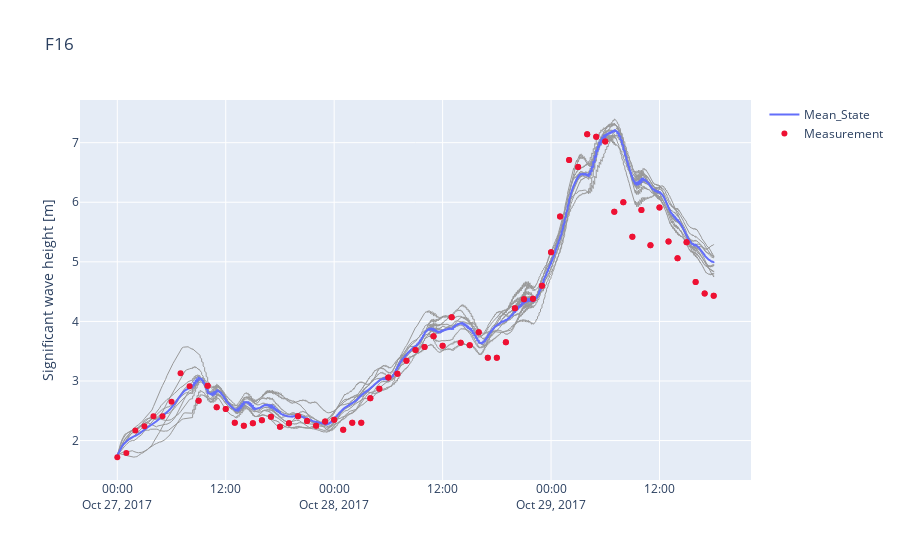

The notebook cell this image was saved under:
### Code cell
diag.iplot()

### Figure 1 — Plotly figure (JSON) as saved in the notebook; plotly's stock layout.template omitted (floating-point values rounded to 4 significant figures; data arrays with more than 128 entries replaced by an {"elided": "..."} marker saying what was removed)
{"data": [{"line": {"color": "#999999", "width": 1}, "marker": {"size": 3}, "mode": "lines", "name": "State 1", "showlegend": false, "type": "scatter", "x": {"elided": "744 str values"}, "y": {"elided": "744 float values"}}, {"line": {"color": "#999999", "width": 1}, "marker": {"size": 3}, "mode": "lines", "name": "State 2", "showlegend": false, "type": "scatter", "x": {"elided": "744 str values"}, "y": {"elided": "744 float values"}}, {"line": {"color": "#999999", "width": 1}, "marker": {"size": 3}, "mode": "lines", "name": "State 3", "showlegend": false, "type": "scatter", "x": {"elided": "744 str values"}, "y": {"elided": "744 float values"}}, {"line": {"color": "#999999", "width": 1}, "marker": {"size": 3}, "mode": "lines", "name": "State 4", "showlegend": false, "type": "scatter", "x": {"elided": "744 str values"}, "y": {"elided": "744 float values"}}, {"line": {"color": "#999999", "width": 1}, "marker": {"size": 3}, "mode": "lines", "name": "State 5", "showlegend": false, "type": "scatter", "x": {"elided": "744 str values"}, "y": {"elided": "744 float values"}}, {"line": {"color": "#999999", "width": 1}, "marker": {"size": 3}, "mode": "lines", "name": "State 6", "showlegend": false, "type": "scatter", "x": {"elided": "744 str values"}, "y": {"elided": "744 float values"}}, {"line": {"color": "#999999", "width": 1}, "marker": {"size": 3}, "mode": "lines", "name": "State 7", "showlegend": false, "type": "scatter", "x": {"elided": "744 str values"}, "y": {"elided": "744 float values"}}, {"line": {"color": "#999999", "width": 1}, "marker": {"size": 3}, "mode": "lines", "name": "State 8", "showlegend": false, "type": "scatter", "x": {"elided": "744 str values"}, "y": {"elided": "744 float values"}}, {"line": {"color": "#999999", "width": 1}, "marker": {"size": 3}, "mode": "lines", "name": "State 9", "showlegend": false, "type": "scatter", "x": {"elided": "744 str values"}, "y": {"elided": "744 float values"}}, {"line": {"color": "#999999", "width": 1}, "marker": {"size": 3}, "mode": "lines", "name": "State 10", "showlegend": false, "type": "scatter", "x": {"elided": "744 str values"}, "y": {"elided": "744 float values"}}, {"mode": "lines", "name": "Mean_State", "showlegend": true, "type": "scatter", "x": {"elided": "744 str values"}, "y": {"elided": "744 float values"}}, {"line": {"color": "#EE1133"}, "mode": "markers", "name": "Measurement", "showlegend": true, "type": "scatter", "x": {"elided": "744 str values"}, "y": {"elided": "744 float values"}}], "layout": {"title": {"text": "F16"}, "yaxis": {"title": {"text": "Significant wave height [m]"}}}}
